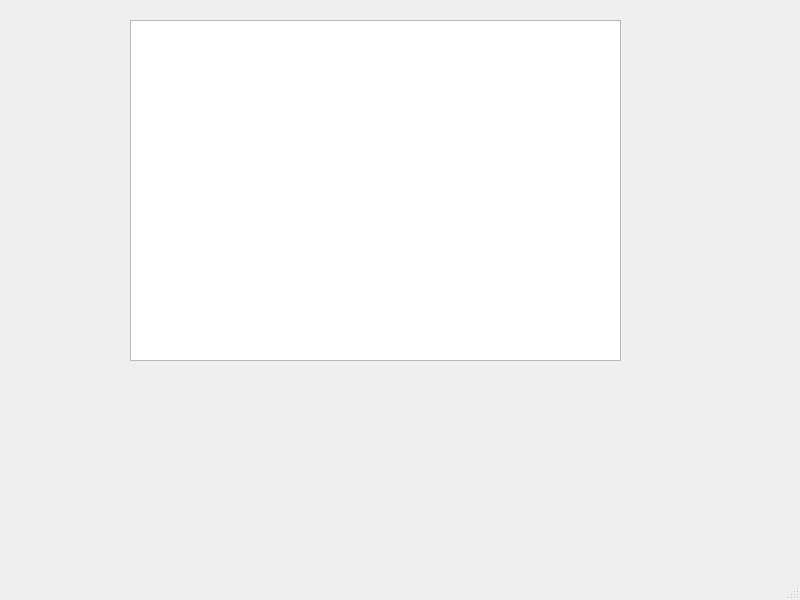
<?xml version="1.0" encoding="UTF-8"?>
<ui version="4.0">
 <class>MainWindow</class>
 <widget class="QMainWindow" name="MainWindow">
  <property name="geometry">
   <rect>
    <x>0</x>
    <y>0</y>
    <width>800</width>
    <height>600</height>
   </rect>
  </property>
  <property name="windowTitle">
   <string>MainWindow</string>
  </property>
  <widget class="QWidget" name="centralwidget">
   <widget class="QTableView" name="tableView">
    <property name="geometry">
     <rect>
      <x>130</x>
      <y>20</y>
      <width>491</width>
      <height>341</height>
     </rect>
    </property>
   </widget>
  </widget>
  <widget class="QMenuBar" name="menubar">
   <property name="geometry">
    <rect>
     <x>0</x>
     <y>0</y>
     <width>800</width>
     <height>32</height>
    </rect>
   </property>
  </widget>
  <widget class="QStatusBar" name="statusbar"/>
 </widget>
 <resources/>
 <connections/>
</ui>
